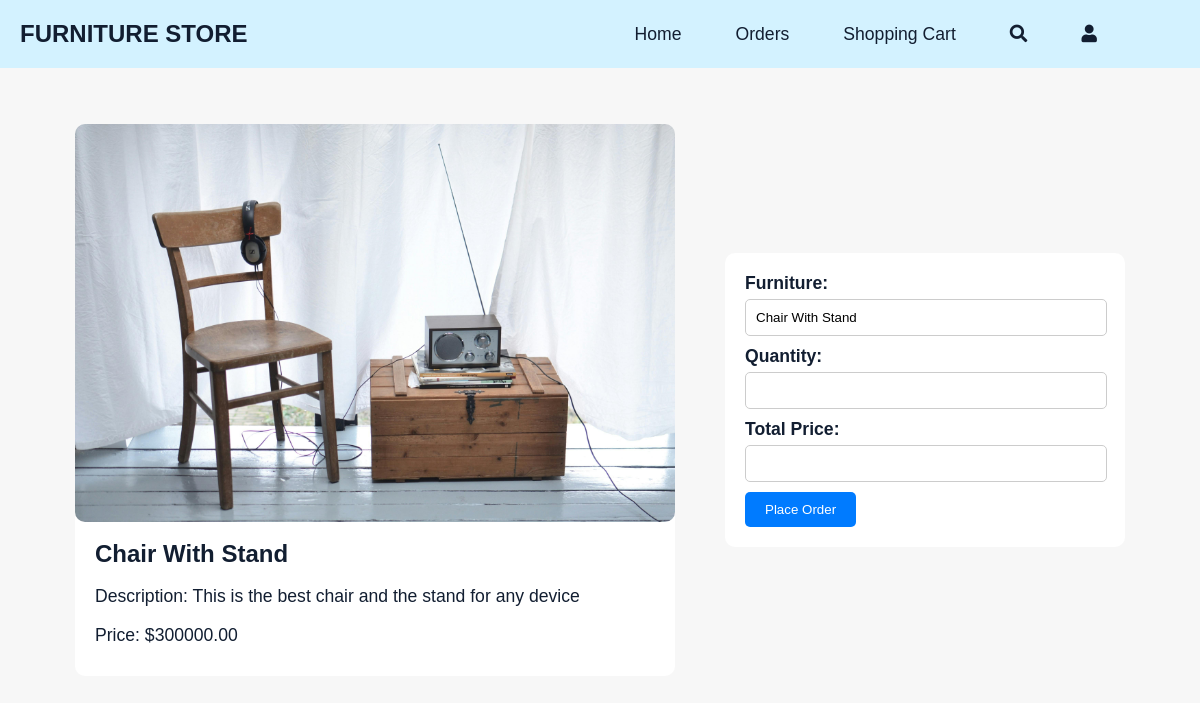
Screenshot of /order_form.php?id=23 (signed in) with the database file from the repository.
### tables this page shows
CREATE TABLE `furnitures` (
  `Furniture_Id` int(11) NOT NULL,
  `Photo` varchar(255) NOT NULL,
  `Name` varchar(100) NOT NULL,
  `Description` text NOT NULL,
  `Price` decimal(10,2) NOT NULL
);

### order_form.php (the view, shortened to what this page needs)
<!DOCTYPE html>
<html lang="en">
<head>
</head>
<body>
    <?php include 'header.php'; ?>
    <div class="container">
        <div class="order-details">
            <?php
            $selectedItemId = $_GET['id'];
            $conn = mysqli_connect("localhost", "root", "", "Furniture_Store");
            $sql = "SELECT * FROM furnitures WHERE Furniture_Id = $selectedItemId";
            $result = mysqli_query($conn, $sql);
            $row = mysqli_fetch_assoc($result);
            echo '<img src="' . $row["Photo"] . '" alt="Furniture Photo" class="selected-item-photo">';
            echo '<div class="selected-item-description">';
            echo '<h2>' . $row["Name"] . '</h2>';
            echo '<p>Description: ' . $row["Description"] . '</p>';
            echo '<p>Price: $' . $row["Price"] . '</p>';
            echo '</div>';
            ?>
        </div>
        <div class="order-form">
            <form action="place_order.php" method="post" id="orderForm">
                <label for="furniture">Furniture:</label>
                <input type="text" name="furniture" id="furniture" value="<?php echo $row["Name"]; ?>" readonly>
                <label for="quantity">Quantity:</label>
                <input type="number" name="quantity" id="quantity" min="1" required oninput="calculateTotal()">
                <label for="total">Total Price:</label>
                <input type="text" name="total" id="total" readonly>
                <input type="submit" value="Place Order" name='ok'>
            </form>
        </div>
    </div>
</body>
</html>

### order_form.php (style rules this page uses)
body { font-family: Arial, sans-serif; background-color: #f7f7f7; color: #121e31; margin: 0; padding: 0; }
.container { display: flex; justify-content: center; align-items: center; height: 100vh; }
.order-details { width: 50%; margin-right: 50px; }
.order-details img { width: 100%; border-radius: 10px; }
.selected-item-description { padding: 20px; background-color: #ffffff; border-radius: 10px; margin-top: -25px; }
.selected-item-description h2 { font-size: 1.5em; font-weight: bold; margin-bottom: 10px; }
.selected-item-description p { font-size: 1.1em; margin-bottom: 10px; }
.order-form { width: 30%; background-color: #ffffff; padding: 20px; border-radius: 10px; }
.order-form label { font-size: 1.1em; font-weight: bold; margin-bottom: 5px; display: block; }
.order-form input[type="text"], .order-form input[type="number"] { width: calc(100% - 20px); padding: 10px; margin-bottom: 10px; border-radius: 5px; border: 1px solid #ccc; }
.order-form input[type="submit"] { background-color: #007bff; color: #ffffff; border: none; padding: 10px 20px; border-radius: 5px; cursor: pointer; transition: background-color 0.3s; }

### header.php (style rules this page uses)
body { margin: 0; font-family: Arial, sans-serif; background-color: #f7f7f7; color: #121e31; }

### rows the page displays
furnitures: Photo (picture), Name "Chair With Stand", Description "This is the best chair and the stand for any device", Price "300000.00", furniture "Chair With Stand"
